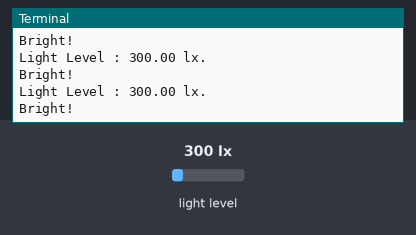
Bench run of a program on a simulated Raspberry Pi (BCM pin numbers). Parts: the last lines printed to the terminal. Inputs (shaded band) come from the test bench; at power-on: light level 300 lx.

Above: at 1.2 s.
1.3 s: light level set to 40 lx
At 1.9 s:
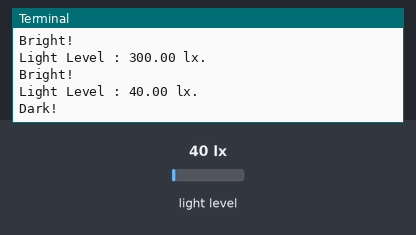
3.5 s: light level set to 1960 lx
At 3.9 s:
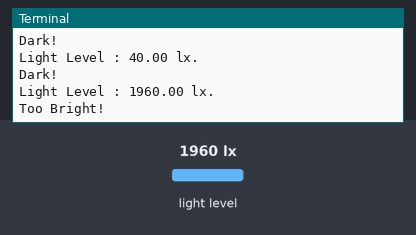
5.5 s: light level set to 0 lx
At 6.0 s:
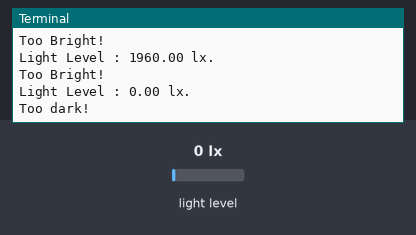
7.5 s: light level set to 155 lx
At 8.0 s:
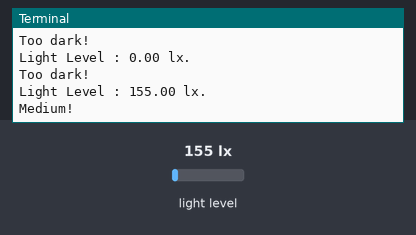
Timing chart, 0 to 10.5 s (numbered marks = the images above; inputs shaded):
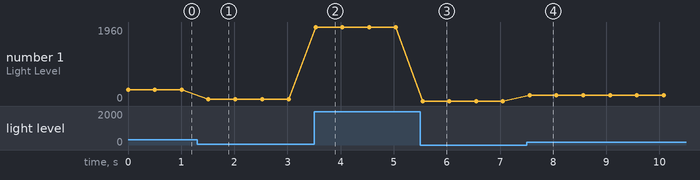

The program:

RPi_I2C.py
```python
#Library downloaded from: https://www.raspberrypi-spy.co.uk/?s=bh1750, Author: Matt Hawkins

import smbus
import time

# Define some constants from the datasheet

DEVICE     = 0x23 # Default device I2C address

POWER_DOWN = 0x00 # No active state
POWER_ON   = 0x01 # Power on
RESET      = 0x07 # Reset data register value

# Start measurement at 4lx resolution. Time typically 16ms.
CONTINUOUS_LOW_RES_MODE = 0x13
# Start measurement at 1lx resolution. Time typically 120ms
CONTINUOUS_HIGH_RES_MODE_1 = 0x10
# Start measurement at 0.5lx resolution. Time typically 120ms
CONTINUOUS_HIGH_RES_MODE_2 = 0x11
# Start measurement at 1lx resolution. Time typically 120ms
# Device is automatically set to Power Down after measurement.
ONE_TIME_HIGH_RES_MODE_1 = 0x20
# Start measurement at 0.5lx resolution. Time typically 120ms
# Device is automatically set to Power Down after measurement.
ONE_TIME_HIGH_RES_MODE_2 = 0x21
# Start measurement at 1lx resolution. Time typically 120ms
# Device is automatically set to Power Down after measurement.
ONE_TIME_LOW_RES_MODE = 0x23

#bus = smbus.SMBus(0) # Rev 1 Pi uses 0
bus = smbus.SMBus(1)  # Rev 2 Pi uses 1

def convertToNumber(data):
  # Simple function to convert 2 bytes of data
  # into a decimal number. Optional parameter 'decimals'
  # will round to specified number of decimal places.
  result=(data[1] + (256 * data[0])) / 1.2
  return (result)

def readLight(addr=DEVICE):
  # Read data from I2C interface
  data = bus.read_i2c_block_data(addr,ONE_TIME_HIGH_RES_MODE_1)
  return convertToNumber(data)

#Function to print light level and comment on the light level.
def print_lightlevel(light):
    print("Light Level : " + format(light,'.2f') + " lx.")
    if light <= 20:
        print("Too dark!")
    if (light >20 and light <= 135):
        print("Dark!")
    if (light > 135 and light <= 250):
        print('Medium!')
    if (light >250 and light <= 1500):
        print('Bright!')
    if (light >1500):
        print('Too Bright!')

def main():

  while True:
    lightLevel=readLight()
    print_lightlevel(lightLevel)
    time.sleep(0.5)

if __name__=="__main__":
   main()
```

Measured:
- after the input at 1.3 s, the terminal: prints a new line after 0.21 s (image 1)
- after the input at 3.5 s, the terminal: prints a new line at once (image 2)
- after the input at 5.5 s, the terminal: prints a new line at once (image 3)
- after the input at 7.5 s, the terminal: prints a new line after 0.06 s (image 4)
- plotted number 1: 300 → 40 after the input at 1.3 s, 40 → 1960 after the input at 3.5 s, 1960 → 0 after the input at 5.5 s, 0 → 155 after the input at 7.5 s
